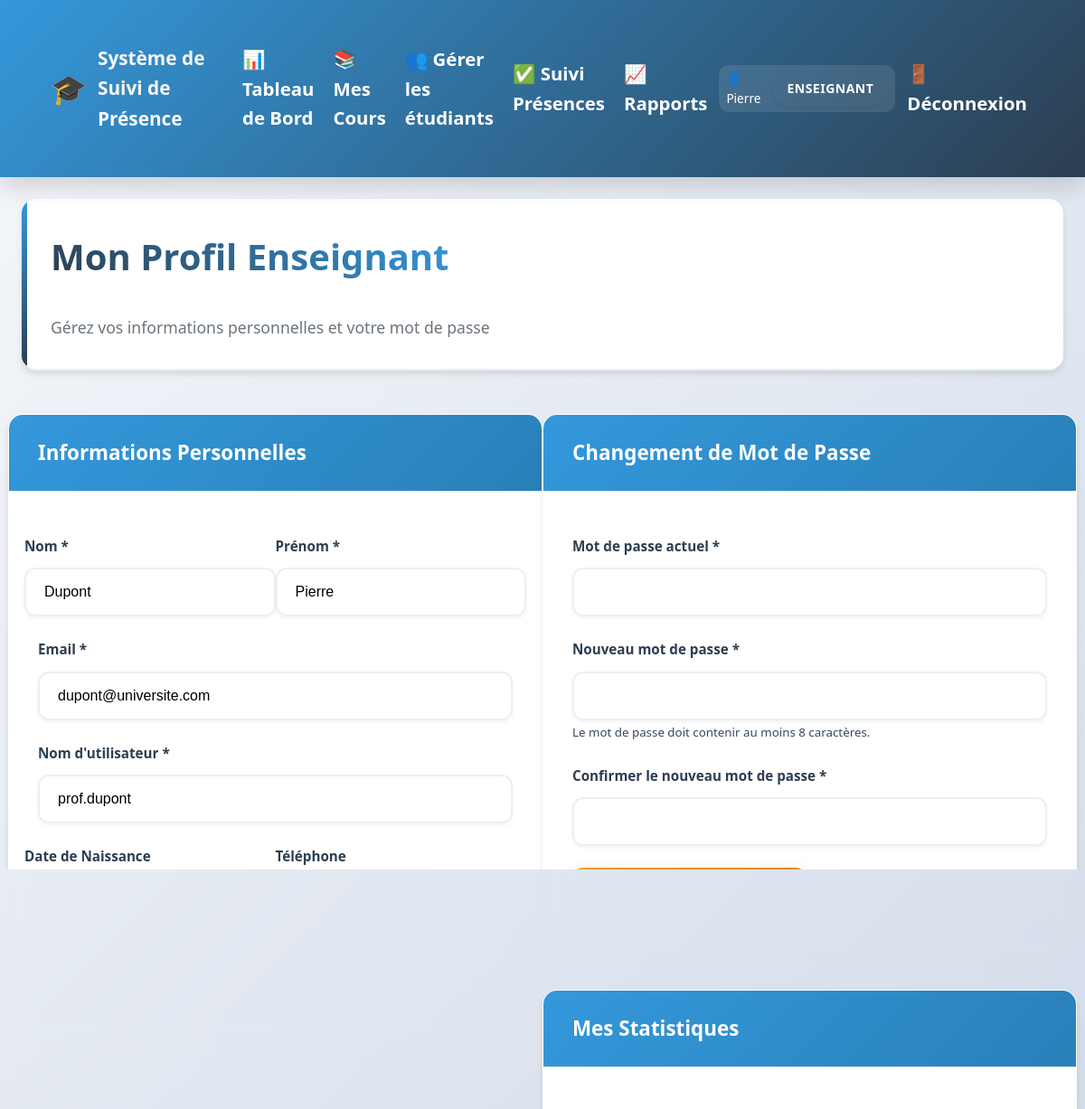
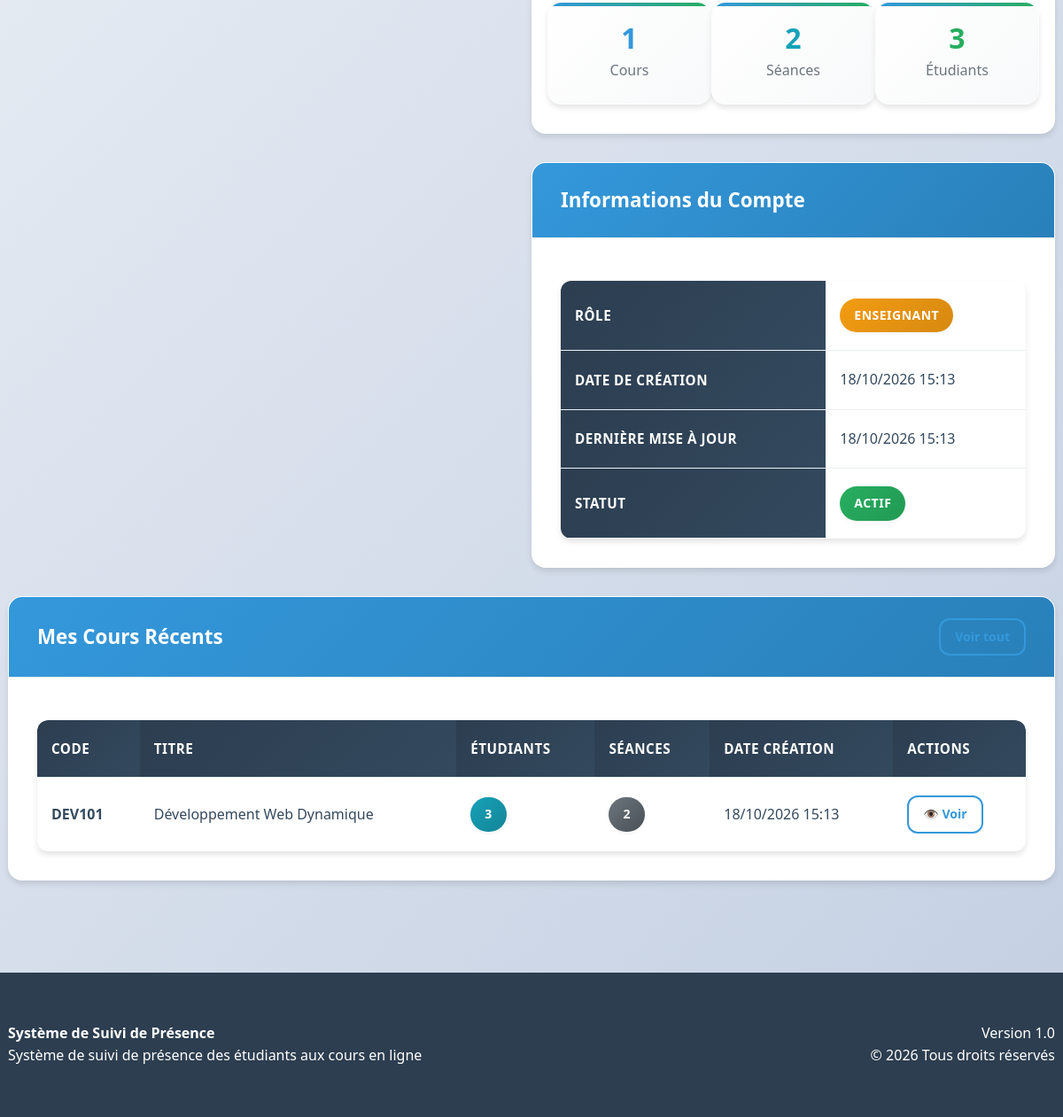
/enseignant/profile.php (signed in), run on the app's committed database (2 pictures, top to bottom).
### tables this page shows
CREATE TABLE users (
    id INT PRIMARY KEY AUTO_INCREMENT,
    username VARCHAR(50) UNIQUE NOT NULL,
    email VARCHAR(100) UNIQUE NOT NULL,
    password VARCHAR(255) NOT NULL,
    role ENUM('admin', 'enseignant', 'etudiant') NOT NULL,
    nom VARCHAR(100) NOT NULL,
    prenom VARCHAR(100) NOT NULL,
    date_naissance DATE,
    telephone VARCHAR(20),
    created_at TIMESTAMP DEFAULT CURRENT_TIMESTAMP,
    updated_at TIMESTAMP DEFAULT CURRENT_TIMESTAMP ON UPDATE CURRENT_TIMESTAMP,
    is_active BOOLEAN DEFAULT TRUE
);

CREATE TABLE courses (
    id INT PRIMARY KEY AUTO_INCREMENT,
    code VARCHAR(20) UNIQUE NOT NULL,
    titre VARCHAR(255) NOT NULL,
    description TEXT,
    enseignant_id INT NOT NULL,
    date_debut DATE,
    date_fin DATE,
    created_at TIMESTAMP DEFAULT CURRENT_TIMESTAMP,
    updated_at TIMESTAMP DEFAULT CURRENT_TIMESTAMP ON UPDATE CURRENT_TIMESTAMP,
    FOREIGN KEY (enseignant_id) REFERENCES users(id) ON DELETE CASCADE
);

### includes/functions.php (called while the page is built, shortened)
<?php
function formatDate($date, $format = 'd/m/Y H:i') {
    $datetime = new DateTime($date);
    return $datetime->format($format);
}
?>

### enseignant/profile.php (the view, shortened to what this page needs)
<?php
require_once '../includes/config.php';
require_once '../includes/functions.php';
$enseignant_id = $_SESSION['user_id'];
try {
    global $pdo;
    $sql = "SELECT * FROM users WHERE id = ?";
    $stmt = $pdo->prepare($sql);
    $stmt->execute([$enseignant_id]);
    $enseignant = $stmt->fetch();
    $sql = "SELECT
            (SELECT COUNT(*) FROM courses WHERE enseignant_id = ?) as nb_cours,
            (SELECT COUNT(*) FROM sessions s
             JOIN courses c ON s.course_id = c.id
             WHERE c.enseignant_id = ?) as nb_seances,
            (SELECT COUNT(DISTINCT e.student_id)
             FROM enrollments e
             JOIN courses c ON e.course_id = c.id
             WHERE c.enseignant_id = ?) as nb_etudiants";
    $stmt = $pdo->prepare($sql);
    $stmt->execute([$enseignant_id, $enseignant_id, $enseignant_id]);
    $stats = $stmt->fetch();
} catch (PDOException $e) {
    error_log("Erreur profil enseignant: " . $e->getMessage());
    $error = "Une erreur est survenue lors de la mise à jour.";
}
?>
<!DOCTYPE html>
<html lang="fr">
<head>
    <link rel="stylesheet" href="../assets/css/style.css">
    <link rel="stylesheet" href="../assets/css/dashboard.css">
</head>
<body>
    <?php include '../includes/header.php'; ?>
    <div class="container">
        <div class="page-header">
            <h1>Mon Profil Enseignant</h1>
            <p>Gérez vos informations personnelles et votre mot de passe</p>
        </div>
        <div class="row">
            <div class="col-6">
                <div class="card">
                    <div class="card-header">
                        <h3>Informations Personnelles</h3>
                    </div>
                    <div class="card-body">
                        <form method="POST" action="">
                            <div class="row">
                                <div class="col-6">
                                    <div class="form-group">
                                        <label class="form-label">Nom *</label>
                                        <input type="text" name="nom" class="form-control"
                                               value="<?php echo $enseignant['nom'] ?? ''; ?>" required>
                                    </div>
                                </div>
                                <div class="col-6">
                                    <div class="form-group">
                                        <label class="form-label">Prénom *</label>
                                        <input type="text" name="prenom" class="form-control"
                                               value="<?php echo $enseignant['prenom'] ?? ''; ?>" required>
                                    </div>
                                </div>
                            </div>
                            <div class="form-group">
                                <label class="form-label">Email *</label>
                                <input type="email" name="email" class="form-control"
                                       value="<?php echo $enseignant['email'] ?? ''; ?>" required>
                            </div>
                            <div class="form-group">
                                <label class="form-label">Nom d'utilisateur *</label>
                                <input type="text" name="username" class="form-control"
                                       value="<?php echo $enseignant['username'] ?? ''; ?>" required>
                            </div>
                            <div class="row">
                                <div class="col-6">
                                    <div class="form-group">
                                        <label class="form-label">Date de Naissance</label>
                                        <input type="date" name="date_naissance" class="form-control"
                                               value="<?php echo $enseignant['date_naissance'] ?? ''; ?>">
                                    </div>
                                </div>
                                <div class="col-6">
                                    <div class="form-group">
                                        <label class="form-label">Téléphone</label>
                                        <input type="tel" name="telephone" class="form-control"
                                               value="<?php echo $enseignant['telephone'] ?? ''; ?>">
                                    </div>
                                </div>
                            </div>
                            <div class="form-group">
                                <button type="submit" class="btn btn-primary">
                                </button>
                            </div>
                        </form>
                    </div>
                </div>
            </div>
            <div class="col-6">
                <div class="card">
                    <div class="card-header">
                        <h3>Changement de Mot de Passe</h3>
                    </div>
                    <div class="card-body">
                        <form method="POST" action="">
                            <div class="form-group">
                                <label class="form-label">Mot de passe actuel *</label>
                                <input type="password" name="current_password" class="form-control" required>
                            </div>
                            <div class="form-group">
                                <label class="form-label">Nouveau mot de passe *</label>
                                <input type="password" name="new_password" class="form-control"
                                       minlength="8" required>
                                <small>Le mot de passe doit contenir au moins 8 caractères.</small>
                            </div>
                            <div class="form-group">
                                <label class="form-label">Confirmer le nouveau mot de passe *</label>
                                <input type="password" name="confirm_password" class="form-control"
                                       minlength="8" required>
                            </div>
                            <div class="form-group">
                                <button type="submit" class="btn btn-warning">
                                </button>
                            </div>
                        </form>
                    </div>
                </div>
                <div class="card mt-4">
                    <div class="card-header">
                        <h3>Mes Statistiques</h3>
                    </div>
                    <div class="card-body">
                        <div class="row text-center">
                            <div class="col-4">
                                <div class="stat-card mini">
                                    <div class="stat-info">
                                        <h3 style="color: var(--primary-color);"><?php echo $stats['nb_cours']; ?></h3>
                                        <p>Cours</p>
                                    </div>
                                </div>
                            </div>
                            <div class="col-4">
                                <div class="stat-card mini">
                                    <div class="stat-info">
                                        <h3 style="color: var(--info-color);"><?php echo $stats['nb_seances']; ?></h3>
                                        <p>Séances</p>
                                    </div>
                                </div>
                            </div>
                            <div class="col-4">
                                <div class="stat-card mini">
                                    <div class="stat-info">
                                        <h3 style="color: var(--success-color);"><?php echo $stats['nb_etudiants']; ?></h3>
                                        <p>Étudiants</p>
                                    </div>
                                </div>
                            </div>
                        </div>
                    </div>
                </div>
                <div class="card mt-4">
                    <div class="card-header">
                        <h3>Informations du Compte</h3>
                    </div>
                    <div class="card-body">
                        <table class="table table-bordered">
                            <tr>
                                <th>Rôle</th>
                                <td>
                                    <span class="badge badge-warning">Enseignant</span>
                                </td>
                            </tr>
                            <tr>
                                <th>Date de création</th>
                                <td><?php echo formatDate($enseignant['created_at']); ?></td>
                            </tr>
                            <tr>
                                <th>Dernière mise à jour</th>
                                <td><?php echo formatDate($enseignant['updated_at']); ?></td>
                            </tr>
                            <tr>
                                <th>Statut</th>
                                <td>
                                    <span class="badge badge-success">Actif</span>
                                </td>
                            </tr>
                        </table>
                    </div>
                </div>
            </div>
        </div>
        <div class="row mt-4">
            <div class="col-12">
                <div class="card">
                    <div class="card-header">
                        <h3>Mes Cours Récents</h3>
                        <a href="gestion_cours.php" class="btn btn-outline btn-sm">Voir tout</a>
                    </div>
                    <div class="card-body">
                        <?php
                        $sql = "SELECT c.*,
                                (SELECT COUNT(*) FROM enrollments WHERE course_id = c.id) as nb_etudiants,
                                (SELECT COUNT(*) FROM sessions WHERE course_id = c.id) as nb_seances
                                FROM courses c
                                WHERE c.enseignant_id = ?
                                ORDER BY c.created_at DESC
                                LIMIT 5";
                        $stmt = $pdo->prepare($sql);
                        $stmt->execute([$enseignant_id]);
                        $recent_courses = $stmt->fetchAll();
                        ?>
                        <?php if (!empty($recent_courses)): ?>
                            <div class="table-responsive">
                                <table class="table">
                                    <thead>
                                        <tr>
                                            <th>Code</th>
                                            <th>Titre</th>
                                            <th>Étudiants</th>
                                            <th>Séances</th>
                                            <th>Date Création</th>
                                            <th>Actions</th>
                                        </tr>
                                    </thead>
                                    <tbody>
                                        <?php foreach ($recent_courses as $course): ?>
                                            <tr>
                                                <td><strong><?php echo $course['code']; ?></strong></td>
                                                <td><?php echo $course['titre']; ?></td>
                                                <td>
                                                    <span class="badge badge-info"><?php echo $course['nb_etudiants']; ?></span>
                                                </td>
                                                <td>
                                                    <span class="badge badge-secondary"><?php echo $course['nb_seances']; ?></span>
                                                </td>
                                                <td><?php echo formatDate($course['created_at']); ?></td>
                                                <td>
                                                    <a href="gestion_cours.php?action=view&id=<?php echo $course['id']; ?>"
                                                       class="btn btn-sm btn-outline">
                                                        👁️ Voir
                                                    </a>
                                                </td>
                                            </tr>
                                        <?php endforeach; ?>
                                    </tbody>
                                </table>
                            </div>
                        <?php endif; ?>
                    </div>
                </div>
            </div>
        </div>
    </div>
    <?php include '../includes/footer.php'; ?>
</body>
</html>

### data on the page
users: nom "Dupont", prenom "Pierre", email "dupont@universite.com", username "prof.dupont", created_at "18/10/2026 15:13", updated_at "18/10/2026 15:13"
courses: code "DEV101", titre "Développement Web Dynamique", nb_etudiants "3", nb_seances "2", created_at "18/10/2026 15:13"

### other printed values
APP_NAME "Système de Suivi de Présence"
$_SESSION['user_prenom'] "Pierre"
$userRole "ENSEIGNANT"
$stats['nb_cours'] "1"
$stats['nb_seances'] "2"
$stats['nb_etudiants'] "3"
APP_VERSION "1.0"
